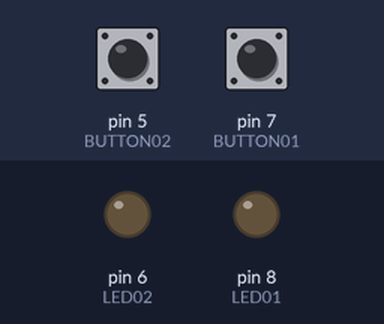
Recording of a sketch running on a simulated Arduino Uno, built with avr-gcc and run on an emulated ATmega328P. On the bench: output pins drawn as LEDs (lit = HIGH). Dashed ring = blinking. The inputs (shaded band) are chosen by the test bench; at power-on: pin 5 (BUTTON02) LOW, pin 7 (BUTTON01) LOW.

Above: at 1.2 s.
1.3 s: pin 5 (BUTTON02) pulled HIGH for 1 s
At 1.42 s:
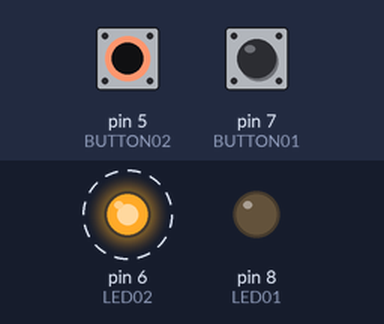
3.8 s: pin 7 (BUTTON01) pulled HIGH for 0.15 s
At 4.6 s:
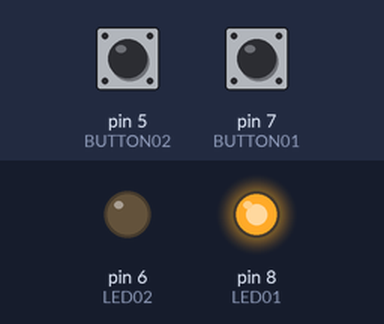
6.3 s: pin 7 (BUTTON01) pulled HIGH for 3.2 s
At 7.1 s:
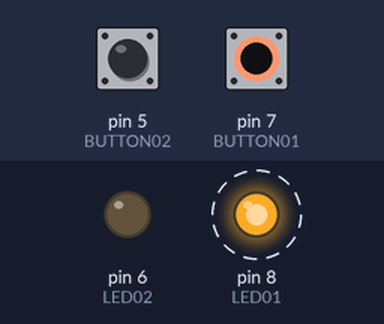
11.0 s: pin 5 (BUTTON02) pulled HIGH for 3.2 s
At 15.0 s:
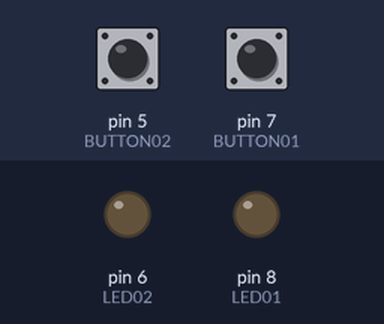
Timing chart, 0 to 16.5 s (numbered marks = the images above; inputs shaded):
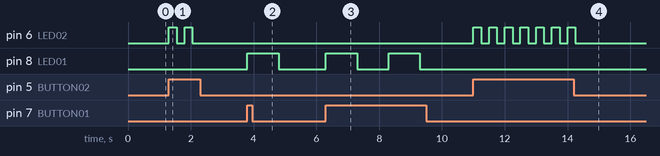

Measured:
- after the input at 1.3 s, pin 6 (LED02): alternates HIGH for 0.25 s and LOW for 0.25 s, 4 changes in all, then stays LOW, starting at once
- after the input at 3.8 s, pin 8 (LED01): LOW → HIGH at once, → LOW 1.0 s later
- after the input at 6.3 s, pin 8 (LED01): alternates HIGH for 1.0 s and LOW for 1.0 s, starting at once
- after the input at 11.0 s, pin 6 (LED02): alternates HIGH for 0.25 s and LOW for 0.25 s, 14 changes in all, then stays LOW, starting at once

The sketch:

sketch08.ino
```cpp
/*
  Prof. Michele Maffucci
  08.03.2014

 Controllo dell'accensione di due LED mediante pulsanti

 Questo codice è di dominio pubblico
 */

int LED01 = 8;                  // LED01 collegato al pin digitale 8
int LED02 = 6;                  // LED02 collegato al pin digitale 6

int BUTTON01 = 7;               // pin di input dove è collegato il pulsante 01
int BUTTON02 = 5;               // pin di input dove è collegato il pulsante 02

int val01 = 0;                  // si userà val01 per conservare lo stato del
// pin di input a cui è collegato il pulsante 01

int val02 = 0;                  // si userà val02 per conservare lo stato del
// pin di input a cui è collegato il pulsante 02

void setup() {
  pinMode(LED01, OUTPUT);       // imposta il pin digitale come output
  pinMode(BUTTON01, INPUT);     // imposta il pin digitale come input
  pinMode(LED02, OUTPUT);       // imposta il pin digitale come output
  pinMode(BUTTON02, INPUT);     // imposta il pin digitale come input
}

void loop() {
  val01 = digitalRead(BUTTON01);  // legge il valore dell'input e lo conserva
  val02 = digitalRead(BUTTON02);  // legge il valore dell'input e lo conserva

  // controlla che l'input sia HIGH (pulsante premuto)
  if (val01 == HIGH) {
    digitalWrite(LED01, HIGH);   // accende il LED (livello di tensione HIGH)
    delay(1000);                 // attesa di 1 secondo
    digitalWrite(LED01, LOW);    // spegne il LED (livello di tensione LOW)
    delay(1000);                 // attesa di 1 secondo
  }
  else {
    digitalWrite(LED01, LOW);    // spegne il LED
  }
  if (val02 == HIGH) {
    digitalWrite(LED02, HIGH);   // accende il LED (livello di tensione HIGH)
    delay(250);                  // attesa di 250 millisecond
    digitalWrite(LED02, LOW);    // spegne il LED (livello di tensione LOW)
    delay(250);                  // attesa di 250 millisecond
  }
  else {
    digitalWrite(LED02, LOW);    // spegne il LED
  }
}
```
